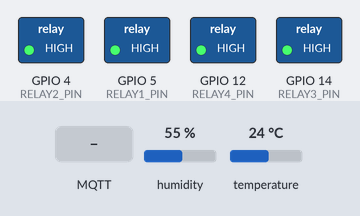
Simulated run of this sketch. Board: ESP8266 (NodeMCU). Parts: switched loads named in the sketch (green lamp = pin HIGH). The test bench sets the inputs (shaded band); at power-on: humidity 55 %, temperature 24 °C. WiFi joins after 1.5 s; servers stay silent unless stated; random numbers use the default seed unless the sketch sets one; no MQTT or app messages arrive unless stated; what the sketch prints to the serial monitor is not drawn.

Above: at 2.7 s.
2.8 s: MQTT message "ON" arrives on the first subscribed topic
At 3.9 s:
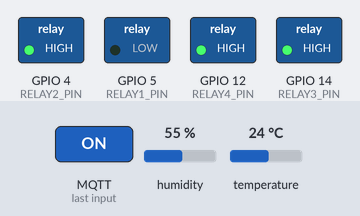
4.3 s: MQTT message "1" arrives on the second subscribed topic
At 5.1 s:
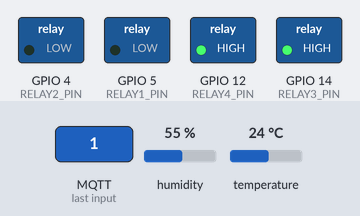
5.8 s: MQTT message "OFF" arrives on the first subscribed topic
At 6.2 s:
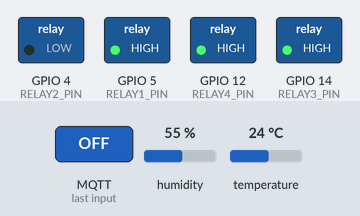
7.3 s: MQTT message "ON" arrives on the third subscribed topic
At 8.5 s:
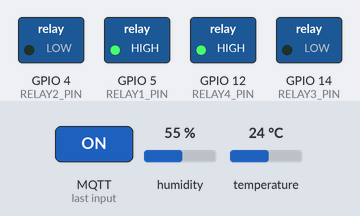
8.8 s: MQTT message "1" arrives on the first subscribed topic
At 9.7 s:
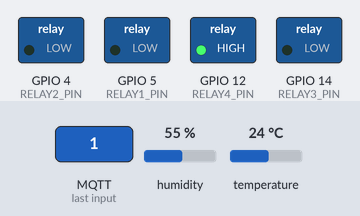
10.3 s: MQTT message "OFF" arrives on the second subscribed topic
At 10.9 s:
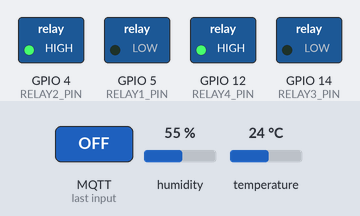
Timing chart, 0 to 12.8 s (numbered marks = the images above; inputs shaded):
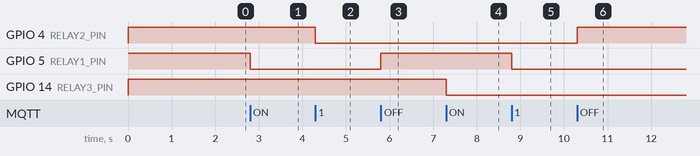

Measured:
- after the input at 2.8 s, GPIO 5 (RELAY1_PIN): HIGH → LOW at once
- after the input at 4.3 s, GPIO 4 (RELAY2_PIN): HIGH → LOW at once
- after the input at 5.8 s, GPIO 5 (RELAY1_PIN): LOW → HIGH at once
- after the input at 7.3 s, GPIO 14 (RELAY3_PIN): HIGH → LOW at once
- after the input at 8.8 s, GPIO 5 (RELAY1_PIN): HIGH → LOW at once
- after the input at 10.3 s, GPIO 4 (RELAY2_PIN): LOW → HIGH at once

The sketch:

mqtt.ino
```cpp
// ==========================================
// DETEKSI BOARD OTOMATIS (ESP8266 / ESP32)
// ==========================================
#if defined(ESP8266)
  #include <ESP8266WiFi.h>
#elif defined(ESP32)
  #include <WiFi.h>
#endif

#include <WiFiClientSecure.h>
#include <PubSubClient.h>
#include <DHT.h>

// ==========================================
// BAGIAN 1: KONFIGURASI WIFI & BROKER MQTT
// ==========================================
const char* ssid = "NAMA_WIFI_ANDA";
const char* password = "PASSWORD_WIFI";

// Ganti URL ini sesuai dengan Cluster EMQX Cloud atau HiveMQ Cloud
const char* mqtt_server = "id-cluster-anda.s1.eu.hivemq.cloud";

// Port SSL/TLS (HiveMQ Cloud dan EMQX Cloud menggunakan 8883)
const int mqtt_port = 8883;

// Username & Password dari Access Management Broker
const char* mqtt_user = "username_mqtt";
const char* mqtt_pass = "password_mqtt";

// ==========================================
// BAGIAN 2: KONFIGURASI PIN RELAY & DHT22
// ==========================================
// Menggunakan nomor GPIO agar kompatibel di kedua board
#define RELAY1_PIN 5  // ESP8266: D1 | ESP32: GPIO 5
#define RELAY2_PIN 4  // ESP8266: D2 | ESP32: GPIO 4
#define RELAY3_PIN 14 // ESP8266: D5 | ESP32: GPIO 14
#define RELAY4_PIN 12 // ESP8266: D6 | ESP32: GPIO 12

#define DHTPIN 13     // ESP8266: D7 | ESP32: GPIO 13
#define DHTTYPE DHT22 // Tipe Sensor DHT

DHT dht(DHTPIN, DHTTYPE);

// ==========================================
// BAGIAN 3: TOPIK MQTT
// ==========================================
const char* topic_relay1 = "kontrol/lampu1";
const char* topic_relay2 = "kontrol/lampu2";
const char* topic_relay3 = "kontrol/lampu3";
const char* topic_relay4 = "kontrol/lampu4";
const char* topic_suhu = "sensor/suhu";
const char* topic_kelembaban = "sensor/kelembaban";

WiFiClientSecure espClient;
PubSubClient client(espClient);

unsigned long lastMsg = 0; // Timer untuk DHT22

void setup() {
  Serial.begin(115200);
  dht.begin();

  // Setup Pin Relay
  pinMode(RELAY1_PIN, OUTPUT);
  pinMode(RELAY2_PIN, OUTPUT);
  pinMode(RELAY3_PIN, OUTPUT);
  pinMode(RELAY4_PIN, OUTPUT);

  // Matikan Relay saat awal (Logic Active LOW: HIGH = Mati)
  digitalWrite(RELAY1_PIN, HIGH);
  digitalWrite(RELAY2_PIN, HIGH);
  digitalWrite(RELAY3_PIN, HIGH);
  digitalWrite(RELAY4_PIN, HIGH);

  setup_wifi();

  // Mode Insecure: Bypass pengecekan sertifikat SSL
  espClient.setInsecure();

  client.setServer(mqtt_server, mqtt_port);
  client.setCallback(callback);
}

void setup_wifi() {
  delay(10);
  Serial.println();
  Serial.print("Menghubungkan ke WiFi: ");
  Serial.println(ssid);

  WiFi.mode(WIFI_STA);
  WiFi.begin(ssid, password);

  while (WiFi.status() != WL_CONNECTED) {
    delay(500);
    Serial.print(".");
  }

  Serial.println("");
  Serial.println("WiFi Terhubung!");
  Serial.print("IP Address: ");
  Serial.println(WiFi.localIP());
}

// Fungsi saat pesan diterima dari MQTT
void callback(char* topic, byte* payload, unsigned int length) {
  Serial.print("Pesan diterima di topik [");
  Serial.print(topic);
  Serial.print("]: ");

  String messageTemp;
  for (int i = 0; i < length; i++) {
    Serial.print((char)payload[i]);
    messageTemp += (char)payload[i];
  }
  Serial.println();

  // Fungsi Helper untuk kontrol relay
  kontrolRelay(topic, messageTemp, topic_relay1, RELAY1_PIN, 1);
  kontrolRelay(topic, messageTemp, topic_relay2, RELAY2_PIN, 2);
  kontrolRelay(topic, messageTemp, topic_relay3, RELAY3_PIN, 3);
  kontrolRelay(topic, messageTemp, topic_relay4, RELAY4_PIN, 4);
}

// Fungsi agar kode tidak berulang (DRY)
void kontrolRelay(String reqTopic, String msg, const char* targetTopic, int pin, int relayNum) {
  if (reqTopic == targetTopic) {
    if(msg == "ON" || msg == "1") {
      digitalWrite(pin, LOW); // Nyala
      Serial.printf("-> Relay %d ON\n", relayNum);
    }
    else if(msg == "OFF" || msg == "0") {
      digitalWrite(pin, HIGH); // Mati
      Serial.printf("-> Relay %d OFF\n", relayNum);
    }
  }
}

void reconnect() {
  while (!client.connected()) {
    Serial.print("Menghubungkan ke MQTT Broker...");

    // Buat Client ID Unik berdasarkan Board
    #if defined(ESP8266)
      String clientId = "ESP8266-";
    #elif defined(ESP32)
      String clientId = "ESP32-";
    #endif
    clientId += String(random(0xffff), HEX);

    if (client.connect(clientId.c_str(), mqtt_user, mqtt_pass)) {
      Serial.println("BERHASIL TERHUBUNG!");

      // Subscribe topik
      client.subscribe(topic_relay1);
      client.subscribe(topic_relay2);
      client.subscribe(topic_relay3);
      client.subscribe(topic_relay4);
    } else {
      Serial.print("Gagal, rc=");
      Serial.print(client.state());
      Serial.println(" coba lagi 5 detik...");
      delay(5000);
    }
  }
}

void loop() {
  if (!client.connected()) {
    reconnect();
  }
  client.loop();

  // Pengiriman data DHT22 setiap 5 detik (Tanpa delay/blocking)
  unsigned long now = millis();
  if (now - lastMsg > 5000) {
    lastMsg = now;

    float t = dht.readTemperature();
    float h = dht.readHumidity();

    if (isnan(t) || isnan(h)) {
      Serial.println("Gagal membaca dari sensor DHT22!");
      return;
    }

    Serial.printf("Suhu: %.2f °C | Kelembaban: %.2f %%\n", t, h);

    // Publish ke broker MQTT
    client.publish(topic_suhu, String(t).c_str());
    client.publish(topic_kelembaban, String(h).c_str());
  }
}
```
